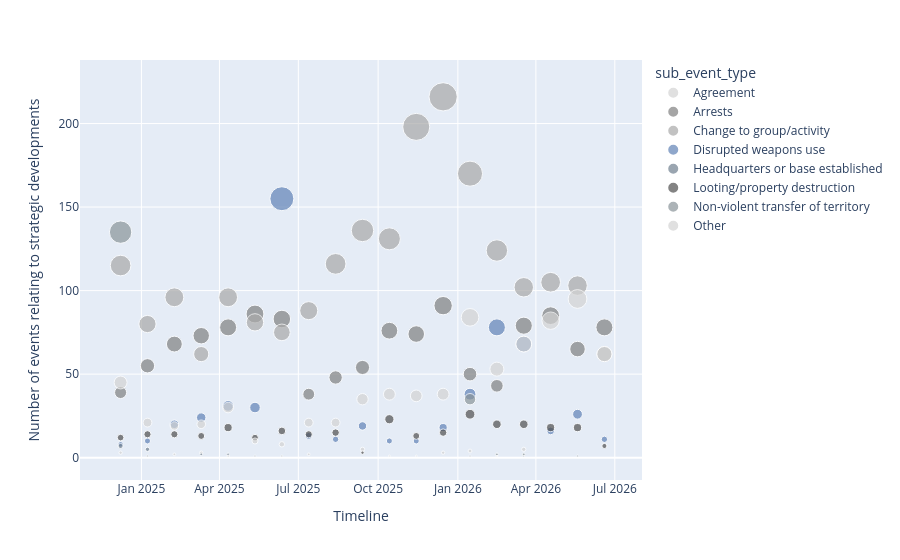

The notebook cell this image was saved under:
### Code cell
bubble_stratdev

### Figure 1 — Plotly figure (JSON) as saved in the notebook; plotly's stock layout.template omitted (floating-point values rounded to 4 significant figures)
{"data": [{"hovertemplate": "<b>%{hovertext}</b><br><br>sub_event_type=Agreement<br>Timeline=%{x}<br>Number of events relating to strategic developments=%{marker.size}<extra></extra>", "hovertext": ["Agreement", "Agreement", "Agreement", "Agreement", "Agreement", "Agreement", "Agreement", "Agreement", "Agreement", "Agreement", "Agreement", "Agreement"], "legendgroup": "Agreement", "marker": {"color": "#D3D3D3", "size": [3, 2, 3, 1, 2, 5, 1, 1, 3, 4, 1, 5], "sizemode": "area", "sizeref": 0.54, "symbol": "circle"}, "mode": "markers", "name": "Agreement", "orientation": "v", "showlegend": true, "type": "scatter", "x": ["2024-12-08", "2025-02-08", "2025-03-11", "2025-04-11", "2025-07-13", "2025-09-13", "2025-10-14", "2025-11-14", "2025-12-15", "2026-01-15", "2026-02-15", "2026-03-18"], "xaxis": "x", "y": [3, 2, 3, 1, 2, 5, 1, 1, 3, 4, 1, 5], "yaxis": "y"}, {"hovertemplate": "<b>%{hovertext}</b><br><br>sub_event_type=Arrests<br>Timeline=%{x}<br>Number of events relating to strategic developments=%{marker.size}<extra></extra>", "hovertext": ["Arrests", "Arrests", "Arrests", "Arrests", "Arrests", "Arrests", "Arrests", "Arrests", "Arrests", "Arrests", "Arrests", "Arrests", "Arrests", "Arrests", "Arrests", "Arrests", "Arrests", "Arrests", "Arrests"], "legendgroup": "Arrests", "marker": {"color": "#808080", "size": [39, 55, 68, 73, 78, 86, 83, 38, 48, 54, 76, 74, 91, 50, 43, 79, 85, 65, 78], "sizemode": "area", "sizeref": 0.54, "symbol": "circle"}, "mode": "markers", "name": "Arrests", "orientation": "v", "showlegend": true, "type": "scatter", "x": ["2024-12-08", "2025-01-08", "2025-02-08", "2025-03-11", "2025-04-11", "2025-05-12", "2025-06-12", "2025-07-13", "2025-08-13", "2025-09-13", "2025-10-14", "2025-11-14", "2025-12-15", "2026-01-15", "2026-02-15", "2026-03-18", "2026-04-18", "2026-05-19", "2026-06-19"], "xaxis": "x", "y": [39, 55, 68, 73, 78, 86, 83, 38, 48, 54, 76, 74, 91, 50, 43, 79, 85, 65, 78], "yaxis": "y"}, {"hovertemplate": "<b>%{hovertext}</b><br><br>sub_event_type=Change to group/activity<br>Timeline=%{x}<br>Number of events relating to strategic developments=%{marker.size}<extra></extra>", "hovertext": ["Change to group/activity", "Change to group/activity", "Change to group/activity", "Change to group/activity", "Change to group/activity", "Change to group/activity", "Change to group/activity", "Change to group/activity", "Change to group/activity", "Change to group/activity", "Change to group/activity", "Change to group/activity", "Change to group/activity", "Change to group/activity", "Change to group/activity", "Change to group/activity", "Change to group/activity", "Change to group/activity", "Change to group/activity"], "legendgroup": "Change to group/activity", "marker": {"color": "#A9A9A9", "size": [115, 80, 96, 62, 96, 81, 75, 88, 116, 136, 131, 198, 216, 170, 124, 102, 105, 103, 62], "sizemode": "area", "sizeref": 0.54, "symbol": "circle"}, "mode": "markers", "name": "Change to group/activity", "orientation": "v", "showlegend": true, "type": "scatter", "x": ["2024-12-08", "2025-01-08", "2025-02-08", "2025-03-11", "2025-04-11", "2025-05-12", "2025-06-12", "2025-07-13", "2025-08-13", "2025-09-13", "2025-10-14", "2025-11-14", "2025-12-15", "2026-01-15", "2026-02-15", "2026-03-18", "2026-04-18", "2026-05-19", "2026-06-19"], "xaxis": "x", "y": [115, 80, 96, 62, 96, 81, 75, 88, 116, 136, 131, 198, 216, 170, 124, 102, 105, 103, 62], "yaxis": "y"}, {"hovertemplate": "<b>%{hovertext}</b><br><br>sub_event_type=Disrupted weapons use<br>Timeline=%{x}<br>Number of events relating to strategic developments=%{marker.size}<extra></extra>", "hovertext": ["Disrupted weapons use", "Disrupted weapons use", "Disrupted weapons use", "Disrupted weapons use", "Disrupted weapons use", "Disrupted weapons use", "Disrupted weapons use", "Disrupted weapons use", "Disrupted weapons use", "Disrupted weapons use", "Disrupted weapons use", "Disrupted weapons use", "Disrupted weapons use", "Disrupted weapons use", "Disrupted weapons use", "Disrupted weapons use", "Disrupted weapons use", "Disrupted weapons use", "Disrupted weapons use"], "legendgroup": "Disrupted weapons use", "marker": {"color": "#6082B6", "size": [8, 10, 20, 24, 31, 30, 155, 13, 11, 19, 10, 10, 18, 38, 78, 68, 16, 26, 11], "sizemode": "area", "sizeref": 0.54, "symbol": "circle"}, "mode": "markers", "name": "Disrupted weapons use", "orientation": "v", "showlegend": true, "type": "scatter", "x": ["2024-12-08", "2025-01-08", "2025-02-08", "2025-03-11", "2025-04-11", "2025-05-12", "2025-06-12", "2025-07-13", "2025-08-13", "2025-09-13", "2025-10-14", "2025-11-14", "2025-12-15", "2026-01-15", "2026-02-15", "2026-03-18", "2026-04-18", "2026-05-19", "2026-06-19"], "xaxis": "x", "y": [8, 10, 20, 24, 31, 30, 155, 13, 11, 19, 10, 10, 18, 38, 78, 68, 16, 26, 11], "yaxis": "y"}, {"hovertemplate": "<b>%{hovertext}</b><br><br>sub_event_type=Headquarters or base established<br>Timeline=%{x}<br>Number of events relating to strategic developments=%{marker.size}<extra></extra>", "hovertext": ["Headquarters or base established", "Headquarters or base established", "Headquarters or base established", "Headquarters or base established", "Headquarters or base established", "Headquarters or base established", "Headquarters or base established", "Headquarters or base established"], "legendgroup": "Headquarters or base established", "marker": {"color": "#708090", "size": [7, 5, 2, 2, 1, 1, 1, 1], "sizemode": "area", "sizeref": 0.54, "symbol": "circle"}, "mode": "markers", "name": "Headquarters or base established", "orientation": "v", "showlegend": true, "type": "scatter", "x": ["2024-12-08", "2025-01-08", "2025-03-11", "2025-04-11", "2025-05-12", "2026-01-15", "2026-03-18", "2026-05-19"], "xaxis": "x", "y": [7, 5, 2, 2, 1, 1, 1, 1], "yaxis": "y"}, {"hovertemplate": "<b>%{hovertext}</b><br><br>sub_event_type=Looting/property destruction<br>Timeline=%{x}<br>Number of events relating to strategic developments=%{marker.size}<extra></extra>", "hovertext": ["Looting/property destruction", "Looting/property destruction", "Looting/property destruction", "Looting/property destruction", "Looting/property destruction", "Looting/property destruction", "Looting/property destruction", "Looting/property destruction", "Looting/property destruction", "Looting/property destruction", "Looting/property destruction", "Looting/property destruction", "Looting/property destruction", "Looting/property destruction", "Looting/property destruction", "Looting/property destruction", "Looting/property destruction", "Looting/property destruction", "Looting/property destruction"], "legendgroup": "Looting/property destruction", "marker": {"color": "#4F4F4F", "size": [12, 14, 14, 13, 18, 12, 16, 14, 15, 3, 23, 13, 15, 26, 20, 20, 18, 18, 7], "sizemode": "area", "sizeref": 0.54, "symbol": "circle"}, "mode": "markers", "name": "Looting/property destruction", "orientation": "v", "showlegend": true, "type": "scatter", "x": ["2024-12-08", "2025-01-08", "2025-02-08", "2025-03-11", "2025-04-11", "2025-05-12", "2025-06-12", "2025-07-13", "2025-08-13", "2025-09-13", "2025-10-14", "2025-11-14", "2025-12-15", "2026-01-15", "2026-02-15", "2026-03-18", "2026-04-18", "2026-05-19", "2026-06-19"], "xaxis": "x", "y": [12, 14, 14, 13, 18, 12, 16, 14, 15, 3, 23, 13, 15, 26, 20, 20, 18, 18, 7], "yaxis": "y"}, {"hovertemplate": "<b>%{hovertext}</b><br><br>sub_event_type=Non-violent transfer of territory<br>Timeline=%{x}<br>Number of events relating to strategic developments=%{marker.size}<extra></extra>", "hovertext": ["Non-violent transfer of territory", "Non-violent transfer of territory", "Non-violent transfer of territory", "Non-violent transfer of territory", "Non-violent transfer of territory", "Non-violent transfer of territory", "Non-violent transfer of territory"], "legendgroup": "Non-violent transfer of territory", "marker": {"color": "#899499", "size": [135, 1, 1, 1, 35, 2, 2], "sizemode": "area", "sizeref": 0.54, "symbol": "circle"}, "mode": "markers", "name": "Non-violent transfer of territory", "orientation": "v", "showlegend": true, "type": "scatter", "x": ["2024-12-08", "2025-01-08", "2025-04-11", "2025-06-12", "2026-01-15", "2026-02-15", "2026-03-18"], "xaxis": "x", "y": [135, 1, 1, 1, 35, 2, 2], "yaxis": "y"}, {"hovertemplate": "<b>%{hovertext}</b><br><br>sub_event_type=Other<br>Timeline=%{x}<br>Number of events relating to strategic developments=%{marker.size}<extra></extra>", "hovertext": ["Other", "Other", "Other", "Other", "Other", "Other", "Other", "Other", "Other", "Other", "Other", "Other", "Other", "Other", "Other", "Other", "Other", "Other", "Other"], "legendgroup": "Other", "marker": {"color": "#D3D3D3", "size": [45, 21, 19, 20, 30, 10, 8, 21, 21, 35, 38, 37, 38, 84, 53, 68, 82, 95, 62], "sizemode": "area", "sizeref": 0.54, "symbol": "circle"}, "mode": "markers", "name": "Other", "orientation": "v", "showlegend": true, "type": "scatter", "x": ["2024-12-08", "2025-01-08", "2025-02-08", "2025-03-11", "2025-04-11", "2025-05-12", "2025-06-12", "2025-07-13", "2025-08-13", "2025-09-13", "2025-10-14", "2025-11-14", "2025-12-15", "2026-01-15", "2026-02-15", "2026-03-18", "2026-04-18", "2026-05-19", "2026-06-19"], "xaxis": "x", "y": [45, 21, 19, 20, 30, 10, 8, 21, 21, 35, 38, 37, 38, 84, 53, 68, 82, 95, 62], "yaxis": "y"}], "layout": {"legend": {"itemsizing": "constant", "title": {"text": "sub_event_type"}, "tracegroupgap": 0}, "margin": {"t": 60}, "xaxis": {"anchor": "y", "domain": [0, 1], "title": {"text": "Timeline"}}, "yaxis": {"anchor": "x", "domain": [0, 1], "title": {"text": "Number of events relating to strategic developments"}}}}
